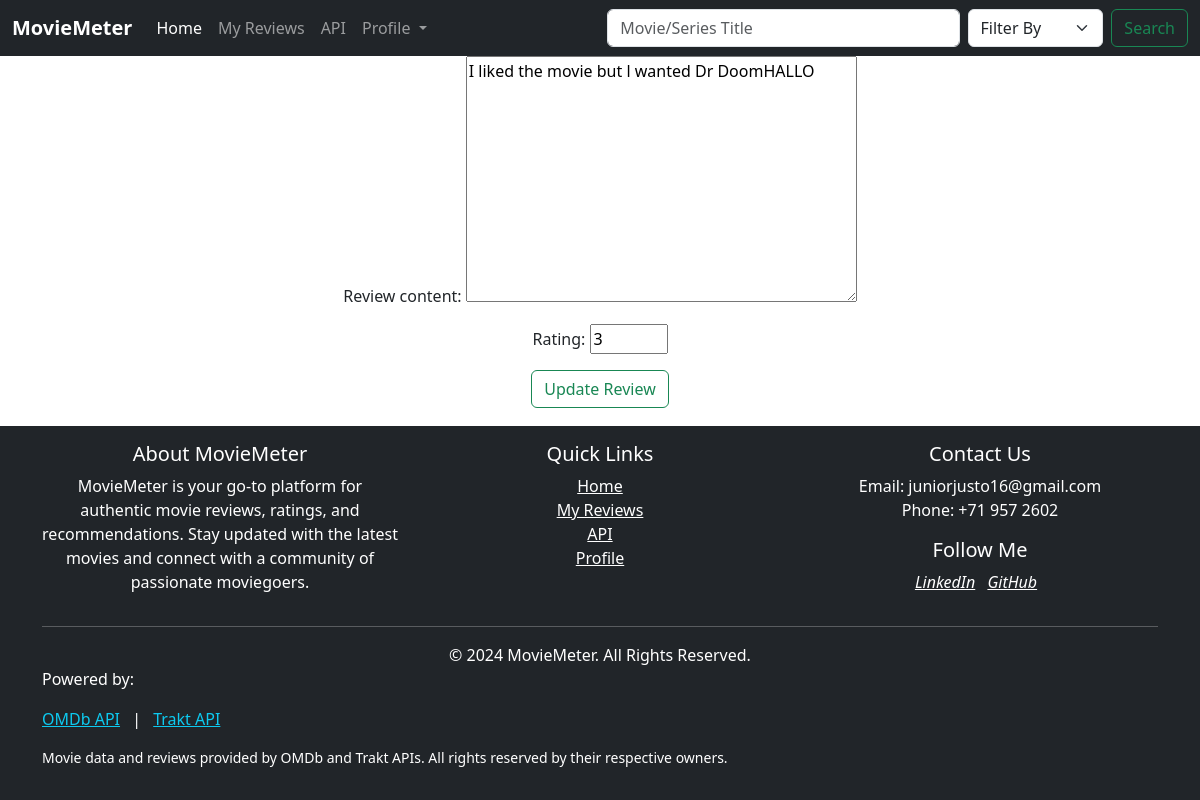
/movies/my_reviews/update/Avengers: Endgame/ (signed in), run on the app's committed database.
### movies/models.py (models this page shows)
class Review(models.Model):
    movie_title = models.CharField(max_length=50, default="", unique=False)
    reviewer = models.ForeignKey(User, on_delete=models.CASCADE, default="")
    review_content = models.TextField(max_length=100, default="")
    rating = models.IntegerField()
    created_at = models.DateField(auto_now_add=True)

### movies/views.py (the view)
# urls.py: path("my_reviews/update/<str:movie_title>/", views.update_review, name="update_review"),
@login_required(login_url=reverse_lazy('accounts:login'))
def update_review(request, movie_title):
    review = get_object_or_404(Review, movie_title=movie_title, reviewer=request.user.id)
    if request.method == 'POST':
        form = ReviewForm(request.POST, instance=review)
        if form.is_valid():
            review = form.save(commit=False)
            review.reviewer = request.user
            review.movie_title = movie_title
            review.save()
            messages.success(request, "Review successfully updated")
            return redirect(reverse_lazy('movies:my_reviews'))
    else:
        form = ReviewForm(instance=review)
        context = {'form': form, 'movie_title': movie_title}
        return render(request, 'update_review.html', context)

### movies/forms.py
class ReviewForm(forms.ModelForm):
    rating = forms.IntegerField(min_value=1, max_value=5)
    class Meta:
        model = Review
        fields = ['review_content', 'rating']

### movies/templates/update_review.html (shortened to what this page needs)
{% extends 'layout/base.html' %}
{% block body %}
<center>
    <form action="{% url 'movies:update_review' movie_title %}" method="post">
        {{ form.as_p }}
        <button class="btn btn-outline-success" type="submit">Update Review</button>
    </form>
</center>
{% endblock %}

### data on the page
Review: review_content "I liked the movie but l wanted Dr DoomHALLO", rating "3"
